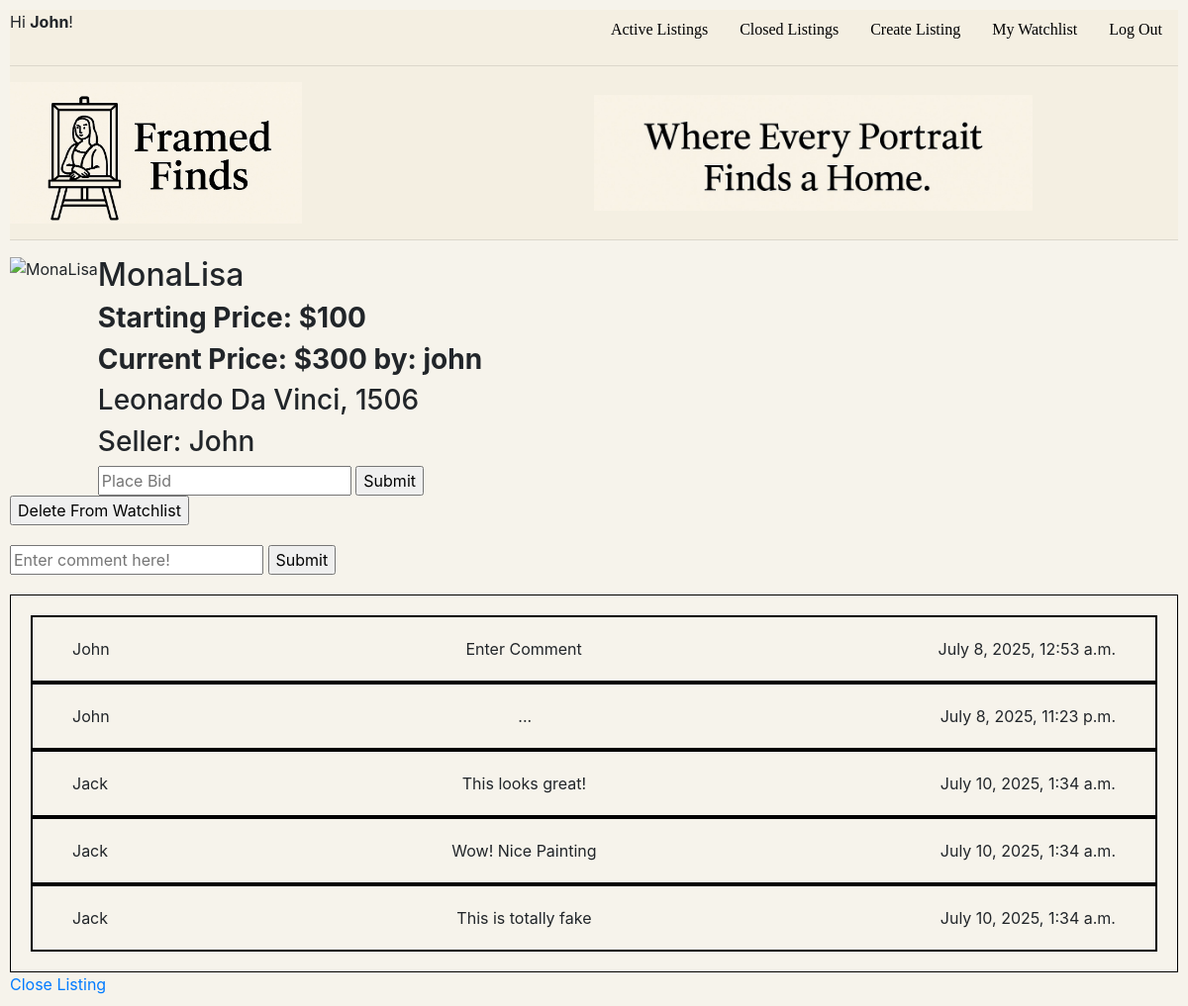
The app's page /listing_page/1/Detail (signed in) with its own data.
### auctions/models.py (models this page shows, shortened)
class User(AbstractUser):
    pass

class Listings(models.Model):
    title = models.CharField(max_length=25)
    description = models.CharField(max_length=500)
    starting_price = models.IntegerField()
    photo = models.TextField()
    owner = models.ForeignKey(User, on_delete=models.CASCADE, related_name="listing_owner")
    category = models.CharField(max_length=25)
    active = models.BooleanField(default=True)

class Comment(models.Model):
    item = models.ForeignKey(Listings, on_delete=models.CASCADE, related_name="comment_item")
    user = models.ForeignKey(User, on_delete=models.CASCADE, related_name="comment_owner")
    comment = models.CharField(max_length=250)
    date_time = models.DateTimeField(auto_now_add=True)

### auctions/views.py (the view)
# urls.py: path("listing_page/<int:id>/<str:message>", views.listing_page, name="listing_page"),
def listing_page(request, id, message="Detail"):        #default message
    specific_listing = Listings.objects.get(id=id)
    title = specific_listing.title
    description = specific_listing.description
    price = specific_listing.starting_price
    photo = specific_listing.photo
    id = specific_listing.id
    active = specific_listing.active
    owner = specific_listing.owner
    selected_bids = Bid.objects.filter(item=specific_listing)
    selected_comments = Comment.objects.filter(item=specific_listing)
    try:
        watchlist_items = Watchlist.objects.filter(user=request.user)
    except:
        watchlist_items = []
    watchlist = []
    for items in watchlist_items:
        post = items.item.id
        watchlist.append(post)
    print("@@@@@@@@@@@@@@@@", watchlist)
    try:
        last_bid = selected_bids.last()
        last_bid_amount = last_bid.amount
        last_bid_user = last_bid.user
    except AttributeError:
        last_bid_amount = "No Current Bids"
        last_bid_user = "No Current Bids"
    return render(request, 'auctions/listing_page.html', {
        "title":title,
        "description":description,
        "starting_price":price,
        "photo":photo,
        "message":message,
        "id":id,
        "last_bid_amount":last_bid_amount,
        "selected_comments":selected_comments,
        "owner":owner,
        "active":active,
        "last_bid_user":last_bid_user,
        "watchlist_items": watchlist_items,
        "watchlist": watchlist
        })

### auctions/templates/auctions/listing_page.html (shortened to what this page needs)
{% extends "auctions/layout.html" %}
{% block body %}
<div class="listing_group">
    <div class="listing_img">
        <img src="{{photo}}" alt="{{title}}">
    </div>
    <div class="listing_text_info">
        <div class="listing_title">
            <h2>{{title}}</h2>
        </div>
        <div class="listing_price">
            <h3><strong>Starting Price: ${{starting_price}}</strong></h3>
        </div>
        <div class="listing_price">
            {% if last_bid_amount == "No Current Bids" %}
                <h3><strong>Current Price: {{last_bid_amount}}</strong></h3>
            {% else %}
                <h3><strong>Current Price: ${{last_bid_amount}} by: {{ last_bid_user }}</strong></h3>
            {% endif %}
        </div>
        <div class="listing_description">
            <h3>{{description}}</h3>
            <h3>Seller: {{owner}}</h3>
        </div>
        {% if user.is_authenticated %}
            <form method="POST" action="{% url 'add_bid' %}">
                <input type="number" name="new_bid" placeholder="Place Bid">
                <input type="submit">
            </form>
        {% endif %}
    </div>
</div>
    {% if user.is_authenticated %}
    <div>
        <form method="POST" action="{% url 'delete_watchlist' %}">
            <input type="submit" value="Delete From Watchlist" style="{% if id not in watchlist %} display:none {% else %} display:block {% endif %}">
        </form>
    </div>
    {% endif %}
<div class="whole_comment">
    {% if user.is_authenticated %}
        <div class="enter_comment">
            <form method="POST" action="{% url 'add_comment' %}">
                <input type="text" name="comment" placeholder="Enter comment here!">
                <input type="submit">
            </form>
        </div>
    {% endif %}
    <div class="view_comments">
        {% for i in selected_comments %}
            <div class="list_comments">
                    <div class="user">
                        {{ i.user }}
                    </div>
                    <div class="comment">
                        {{ i.comment }}
                    </div>
                    <div class="date_time">
                        {{ i.date_time }}
                    </div>
            </div>
        {% endfor %}
    </div>
</div>
{% if user.is_authenticated %}
    {% if owner == user and active == True %}
        <a href="{% url 'close_listing' id=id %}">Close Listing</a>
    {% endif %}
{% endif %}
{% endblock %}

### auctions/templates/auctions/layout.html (shortened to what this page needs)
{% load static %}
<!DOCTYPE html>
<html lang="en">
    <head>
        <link rel="stylesheet" href="https://stackpath.bootstrapcdn.com/bootstrap/4.4.1/css/bootstrap.min.css">
        <link href="{% static 'auctions/styles.css' %}" rel="stylesheet">
    </head>
    <body>
        <div class="header">
            <div class="top_row">
                <div>
                    {% if user.is_authenticated %}
                        Hi <strong>{{ user.username }}</strong>!
                    {% else %}
                        Not signed in.
                    {% endif %}
                </div>
                <div>
                    <ul class="nav">
                        <li class="nav-item">
                            <a class="nav-link" href="{% url 'index' %}">Active Listings</a>
                        </li>
                        {% if user.is_authenticated %}
                            <li class="nav-item">
                                <a class="nav-link" href="{% url 'inactive_listings' %}">Closed Listings</a>
                            </li>
                            <li class="nav-item">
                                <a class="nav-link" href="{% url 'create_listing' %}">Create Listing</a>
                            </li>
                            <li class="nav-item">
                                <a class="nav-link" href="{% url 'watchlist_page' %}">My Watchlist</a>
                            </li>
                            <li class="nav-item">
                                <a class="nav-link" href="{% url 'logout' %}">Log Out</a>
                            </li>
                        {% endif %}
                    </ul>
                </div>
            </div>
            <hr>
            <div class="logos">
                <div class="logo_left">
                    <a href="{% url 'index' %}">
                        <img src="{% static 'auctions/ff_graphic.jpg' %}" alt="Framed Finds">
                    </a>
                </div>
                <div class="logo_right">
                    <img src="{% static 'auctions/img_find_home.jpg' %}" alt="Company Slogan">
                </div>
            </div>
            <hr>
        </div>
        {% block body %}
        {% endblock %}
    </body>
</html>

### auctions/static/auctions/styles.css (style rules this page uses)
body { background-color: #f6f3eb; padding: 10px; }
.header { background-color: #f4efe2; }
.header a { color: black; font-family: Georgia; }
.top_row { display: flex; flex-direction: row; justify-content: space-between; }
.logos { display: flex; flex-direction: row; align-items: center; }
.logo_left img { width: 50%; height: auto; }
.logo_right img { width: 75%; height: auto; }
.listing_group { display: flex; flex-direction: row; }
.whole_comment { padding-top: 20px; display: flex; flex-direction: column; }
.enter_comment { width: auto; padding-bottom: 20px; }
.view_comments { padding: 20px; border: .5px solid black; }
.list_comments { display: flex; justify-content: space-between; padding: 20px 40px 20px 40px; border: 2px solid black; }

### records on screen
User: username "John"
Listings: title "MonaLisa", description "Leonardo Da Vinci, 1506"
User: username "john"
Comment: user "John", comment "Enter Comment", date_time "July 8, 2025, 12:53 a.m."
Comment: user "John", comment "...", date_time "July 8, 2025, 11:23 p.m."
Comment: user "Jack", comment "This looks great!", date_time "July 10, 2025, 1:34 a.m."
Comment: user "Jack", comment "Wow! Nice Painting", date_time "July 10, 2025, 1:34 a.m."
Comment: user "Jack", comment "This is totally fake", date_time "July 10, 2025, 1:34 a.m."

### other values on screen
{{ starting_price }} "100"
{{ last_bid_amount }} "300"
